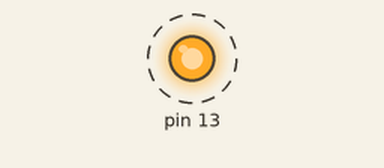
Simulated run of this sketch. Board: Arduino Uno, built with avr-gcc and run on an emulated ATmega328P. Shown: output pins drawn as LEDs (lit = HIGH). Dashed ring = blinking.

Above: at 0.08 s.
Timing chart, 0 to 3.0 s (numbered marks = the images above):
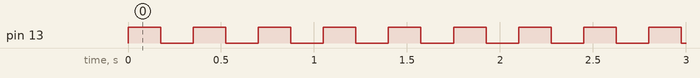

The sketch:

sketch.ino
```cpp
#include <Pin.h>

Pin redPin(13);

void setup() {}

void loop() {
	redPin.on();
	delay(175);
	redPin.off();
	delay(175);
}
```

Measured:
- by itself, pin 13: alternates HIGH for 0.18 s and LOW for 0.18 s
